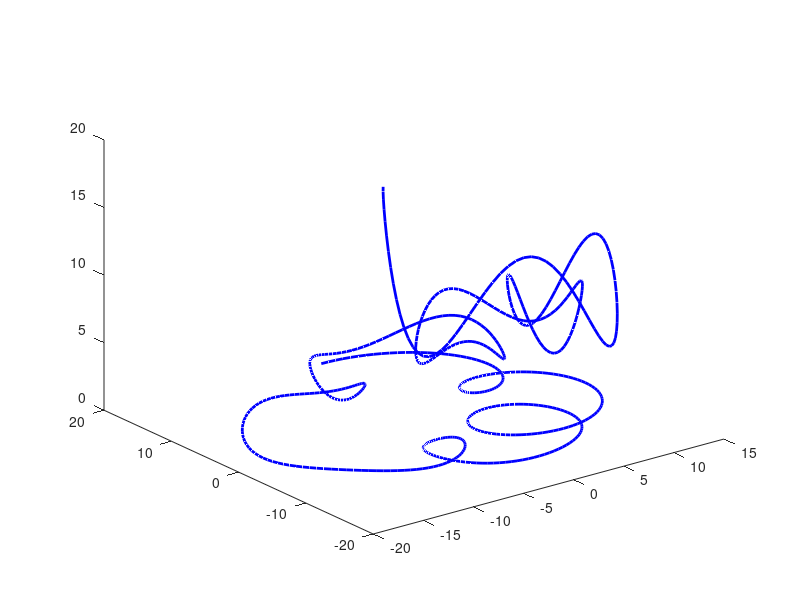

The MATLAB source for this figure: (Note: this script raises an error after producing the figure.)
% Project 1 for Calc 3
% Authors are Swag, Kiro, and Manuel

% Deciding on a step size
h = (10 / 601);

% Defining points
domain = 0:h:10;

% Defining curve that the spacethingy takes
x_t = @(t) 10.*sin(t)+5.*sin(5.*t)+2.5.*sin(2.3.*t);
y_t = @(t) 10.*cos(t)+5.*cos(5.*t)+2.5.*cos(2.3.*t);
z_t = @(t) (0.001.*(t.^4)).*(1+(cos(2*pi.*t)).^2);

% Computing points along that curve
x_set = x_t(domain);
y_set = y_t(domain);
z_set = z_t(domain);

% Showing the points as a line
plot3(x_set, y_set, z_set, 'b', 'LineWidth', 2);
hold on; % Ensuring the 3d line stays and the markers below fall on said line
plot3(x_set, y_set, z_set, 'o', 'MarkerFaceColor', 'green', 'MarkerEdgeColor', 'green', 'MarkerIndices', 1); % First Point
plot3(x_set, y_set, z_set, 'o', 'MarkerFaceColor', 'red', 'MarkerEdgeColor', 'red', 'MarkerIndices', 602); % Last Point
hold off; % Done adding markers

% Starting coords
c_steal = [x_t(0), y_t(0), z_t(0)];

% Ending coords
c_end = [x_t(10), y_t(10), z_t(10)];

% Total displacement
disp = sqrt(((c_steal(1) - c_end(1))^2) + ((c_steal(2) - c_end(2))^2) + ((c_steal(3) - c_end(3))^2))

% Computing the inside of the arc-length integral
d = sqrt(((diff(x_set).^2) + (diff(y_set).^2) + (diff(z_set).^2))./(h^2));

% Computing the arclength integral using a Riemann Sum
dist = 0;
for i = 1:length(d)
    dist = dist + (d(i) * h);
end

